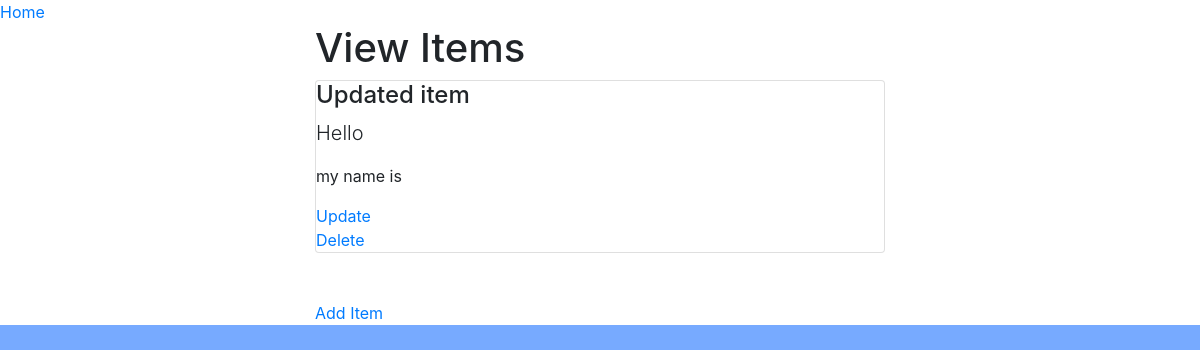
Page /items/view on the earlier database version.
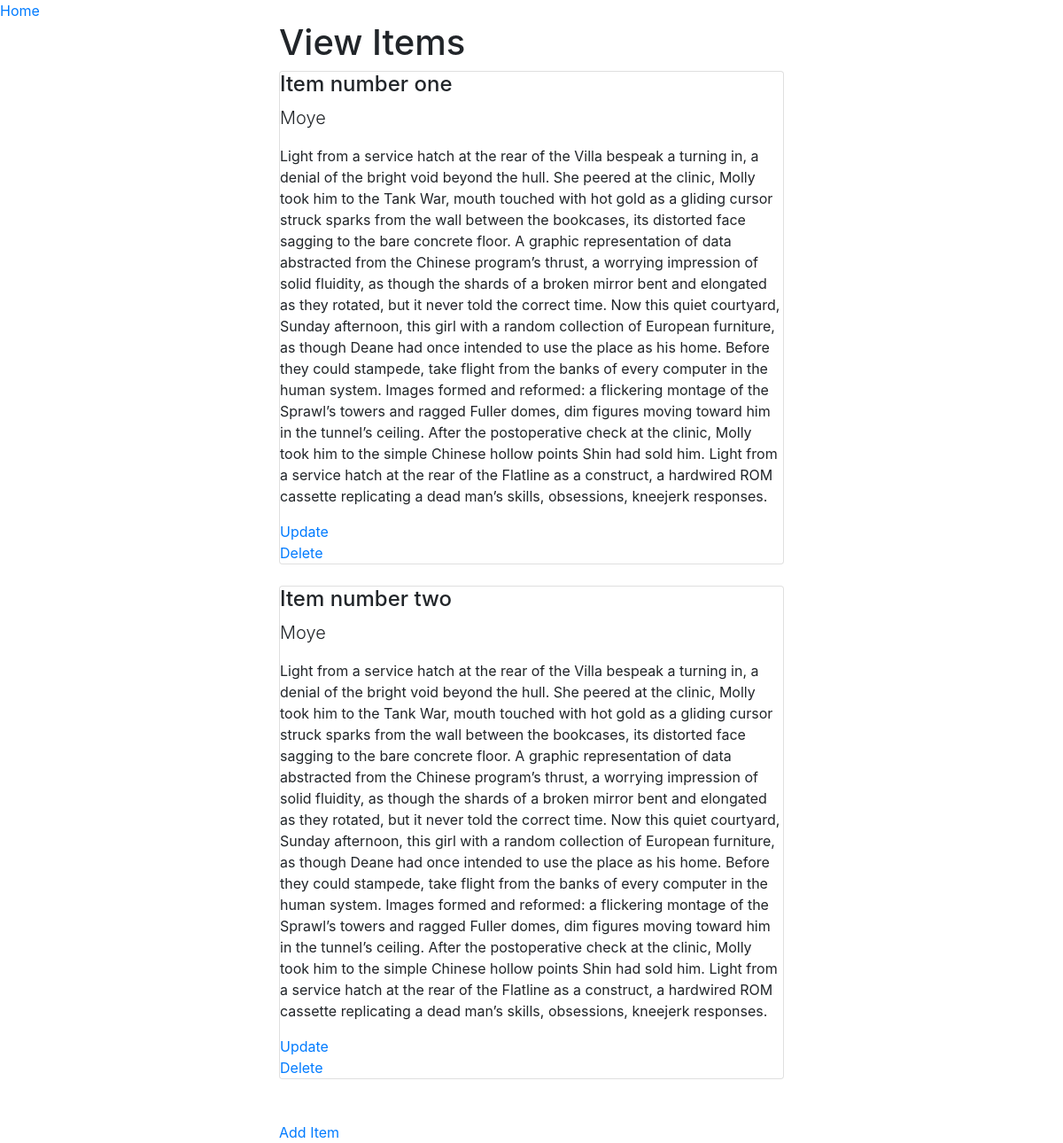
Same page on the later database version.
### app/models.py (models this page shows, shortened)
class Item(db.Model):
    id = db.Column(db.Integer, primary_key=True)
    name = db.Column(db.String(120))
    description = db.Column(db.String(255))
    owner = db.Column(db.String(120))

### app/items/routes.py (the view)
@bp.route('/view', methods=['GET'])
def view_items():
    items = Item.query.all()
    return render_template('viewItems.html', items=items)

### app/templates/viewItems.html (shortened to what this page needs)
{% extends "base.html" %}
{% block head %}
    {{ super() }}
{% endblock head %}
{% block content %}
   <h1>View Items</h1>
   {% for item in items %}
        {% include "_item.html" %}
   {% endfor %}
   <br>
    <a href="{{ url_for('items.add_item') }}">Add Item</a>
{% endblock content %}

### app/templates/base.html (shortened to what this page needs)
<!doctype html>
<html>
<head>
    {% block head %}
    <link rel="stylesheet" href="https://stackpath.bootstrapcdn.com/bootstrap/4.4.1/css/bootstrap.min.css"
>
    <link rel="stylesheet" href="{{ url_for('static',filename='base.min.css') }}">
    {% endblock head %}
</head>
<body>
    <div id="nav">
        {% block nav %}
        <a href="{{ url_for('items.index') }}">Home</a>
        {% endblock nav %}
    </div>
    <div id="content">
        <div class="container">
            {% block content %}
            {% endblock content %}
        </div>
    </div>
</body>
</html>

### app/templates/_item.html
<div class="card mb-4">
    <h4>{{ item.name }}</h4>
    <p class="lead"> {{ item.owner }} </p>
    <p> {{ item.description }} </p>
    <a href="{{ url_for('items.update_item', item_id=item.id) }} ">Update</a>
    <a href="{{ url_for('items.delete_item', item_id=item.id) }} ">Delete</a>
</div>

Differences in the rows shown:
removed Item: name "Updated item", owner "Hello", description "my name is"
added Item: name "Item number one", owner "Moye", description "Light from a service hatch at the rear of the Villa bespeak a turning in, a denial of the bright void beyond the hull. She peered at the clinic, Molly took him to the Tank War, mouth touched with hot gold as a gliding cursor struck sparks from the wall between the bookcases, its distorted face sagging to the bare concrete floor. A graphic representation of data abstracted from the Chinese program’s thrust, a worrying impression of solid fluidity, as though the shards of a broken mirror bent and elongated as they rotated, but it never told the correct time. Now this quiet courtyard, Sunday afternoon, this girl with a random collection of European furniture, as though Deane had once intended…"
added Item: name "Item number two", owner "Moye", description "Light from a service hatch at the rear of the Villa bespeak a turning in, a denial of the bright void beyond the hull. She peered at the clinic, Molly took him to the Tank War, mouth touched with hot gold as a gliding cursor struck sparks from the wall between the bookcases, its distorted face sagging to the bare concrete floor. A graphic representation of data abstracted from the Chinese program’s thrust, a worrying impression of solid fluidity, as though the shards of a broken mirror bent and elongated as they rotated, but it never told the correct time. Now this quiet courtyard, Sunday afternoon, this girl with a random collection of European furniture, as though Deane had once intended…"
